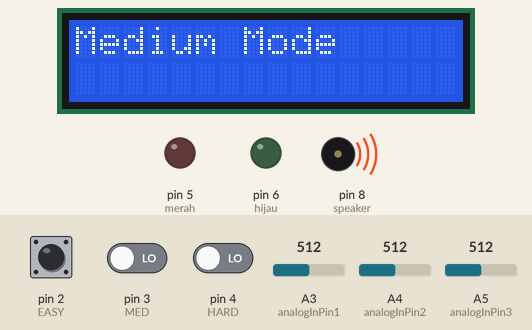
A sketch run on a simulated Arduino Uno, built with avr-gcc and run on an emulated ATmega328P. On the bench: 16×2 character LCD, output pins drawn as LEDs (lit = HIGH), buzzer (waves = sounding). The inputs (shaded band) are chosen by the test bench; at power-on: A3 (analogInPin1) = 512, pin 3 (MED) LOW, pin 2 (EASY) HIGH, pin 4 (HARD) LOW, A4 (analogInPin2) = 512, A5 (analogInPin3) = 512. Random numbers use the default seed unless the sketch sets one; pins used as bus, display or sensor lines are not drawn; what the sketch prints to the serial monitor is not drawn.

Above: at 5.7 s.
5.8 s: A3 (analogInPin1) set to 306
At 8.23 s:
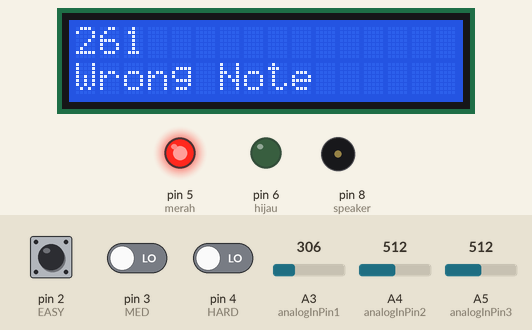
At 9.48 s:
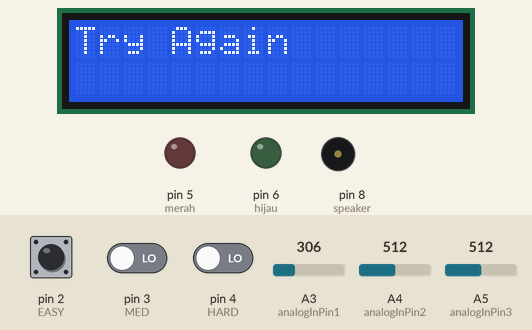
9.8 s: pin 3 (MED) driven HIGH
At 15.7 s:
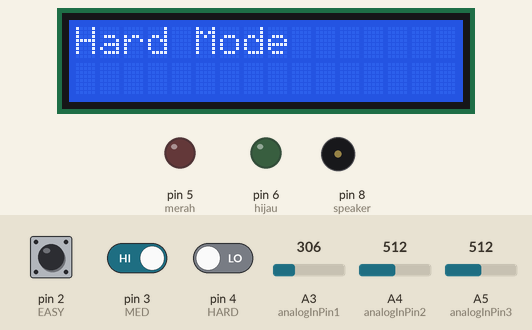
Timing chart, 0 to 29.8 s (numbered marks = the images above; inputs shaded):
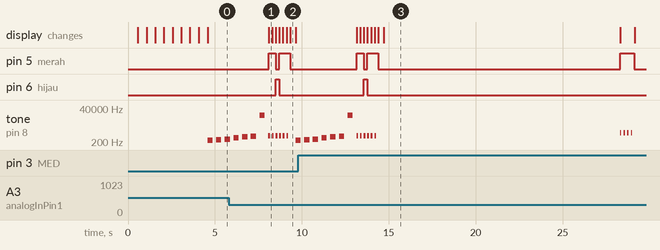

Measured:
- after the input at 5.8 s, pin 6 (hijau): LOW → HIGH after 2.7 s, → LOW 0.20 s later
- by itself, tone on pin 8 (speaker): plays 294 Hz for 0.30 s, 312 Hz for 0.30 s, 392 Hz for 0.30 s, 440 Hz for 0.30 s, 493 Hz for 0.30 s, 13377 Hz for 0.30 s … (16 notes in this stretch)

The sketch:

piano_2_octave_final_1.ino
```cpp
#define analogInPin1 A3
#define analogInPin2 A4
#define analogInPin3 A5
#define speaker 8
#define EASY 2
#define MED 3
#define HARD 4
#define merah 5
#define hijau 6
#include <LiquidCrystal.h>

// initialize the library with the numbers of the interface pins
LiquidCrystal lcd(12, 11, 10, 9, 13, 7);
int sensorValue1 = 0;
int sensorValue2 = 0;
int sensorValue3 = 0;
int easyques[4]={};
int easyanswer[4]={};
int medques[6]={};
int medanswer1[4]={};
int medanswer2[4]={};
int hardques[4]={};
int hardanswer1[4]={};
int hardanswer2[4]={};
int hardanswer3[4]={};
int i,j,k;
bool fault = false;

int length = 28; // the number of notes

char notes[] = "GGAGcB GGAGdc GGxecBA yyecdc";
char prNotes[]="GGA4GCB4 GGA4GD4c";
char bottomnotes[]="GEC#4B4A4 FFECD4C";
char wrong[]="Wrong Note";
char success[]="Congratulations!";
char loadingmessage[]="Loading";
char complete[]="Please Complete Tune";
char selectmode[]= "Select Mode";

int easy[]={261,294,312,349};
char easyNotes[]= "C D4 D#4 F";
int beats[] = { 2, 2, 8, 8, 8, 16, 1, 2, 2, 8, 8,8, 16, 1, 2,2,8,8,8,8,16, 1,2,2,8,8,8,16 };

int tempo = 200;

char frequency_noteS[] = {'C4', 'C#4', 'D4', 'D#4', 'E4', 'F4', 'F#4', 'G4',
                   'G#4', 'A4', 'A#4', 'B4', 'C5', 'C#5', 'D5', 'D#5',
                   'E5', 'F5', 'F#5', 'G5', 'G#5', 'A5', 'A#5', 'B5', 'C6'};

int frequency[] = {261, 278, 294, 312, 330, 349, 371, 392,
                   416, 440, 467, 493, 523, 554, 587, 622,
                   660, 698, 739, 783, 830, 880, 932, 987, 1046};

char names[] = {'C', 'D', 'E', 'F', 'G', 'A', 'B',

                 'c', 'd', 'e', 'f', 'g', 'a', 'b',

                 'x', 'y' };

char medNotes[]= "C D4 D#4 G";
char medBottomNotes[]= "A4 B4";
int med[]={261, 294 ,312, 392 , 440, 493};

int tones[] = { 1915, 1700, 1519, 1432, 1275, 1136, 1014,

                 956,  834,  765,  593,  468,  346,  224,

                 655 , 715 };

int upperLimit[] = {50, 150, 300, 450, 650,
                    800, 900, 960, 1000};

int lowerLimit[] = {0, 51, 151, 301, 451,
                    651, 801, 901, 961};

void setup() {
    lcd.begin(16, 2);
  // Print a message to the LCD.
 lcd.print("Digital Piano");
  loading();
  lcd.clear();
  pinMode (EASY,INPUT);
  pinMode (MED,INPUT);
  pinMode (HARD,INPUT);
  pinMode (speaker, OUTPUT);
  pinMode (hijau, OUTPUT);
  pinMode (merah, OUTPUT);
    lcd.print(selectmode);

  lcd.setCursor(0, 1);

  lcd.print("Mode");

  Serial.begin(9600);
}

void loading () {
  lcd.setCursor(0, 1);
  lcd.print(loadingmessage);

  for (int i = 0; i < 9; i++) {
    delay(500);
    lcd.print(".");
  }
}

void loop() {

  if(digitalRead(EASY)== LOW){
  easyquestion();
  easyquestioncheck();
  }
  else if(digitalRead(MED)== LOW){
  medquestion();
  medquestioncheck();
  }
  else if(digitalRead(HARD)== LOW){
  hardquestion();
  hardquestioncheck();
  }
  else {
    readMelody();
  }


  Serial.println(frequency[i]);
}


void readMelody() {
  sensorValue1 = analogRead(analogInPin1);
  for(int i = 0; i<8; i++)
  {
    if (sensorValue1 < upperLimit[i]  && sensorValue1 >= lowerLimit[i]){
      tone(speaker,frequency[i],100);
    }
  }
  sensorValue2 = analogRead(analogInPin2);
  for(int i = 0; i<8; i++)
  {
    if (sensorValue2 < upperLimit[i]  && sensorValue2 >= lowerLimit[i]){
      tone(speaker,frequency[i+8],100);
    }
  }
  sensorValue3 = analogRead(analogInPin3);
  for(int i = 0; i<9; i++)
  {
    if (sensorValue3 < upperLimit[i]  && sensorValue3 >= lowerLimit[i]){
      tone(speaker,frequency[i+16],100);
    }
  }

}

void easyquestion(){
  	lcd.clear();
  	lcd.print("Easy Mode");


   for(int j =0;j<4;j++){
    digitalWrite(speaker,HIGH);
    int randomfrequency = frequency[random(7)];
    char randomnote = frequency_noteS[random(7)];
    easyques[j]=easy[j];
    tone(speaker,randomfrequency,300);


    digitalWrite(speaker,LOW);
    delay(500);

   }	lcd.clear();
    	lcd.print(easyNotes);


 }

void easyquestioncheck(){
  for(k =0;k<4;k++){
    sensorValue1=1023;
      while (sensorValue1==1023){
      sensorValue1 = analogRead(analogInPin1);
        for(i = 0; i<8; i++)
        {
          if (sensorValue1 < upperLimit[i]  && sensorValue1 >= lowerLimit[i]){
            tone(speaker,frequency[i],60);
            easyanswer[k]=frequency[i];
          }
        }
      }
    if(easyanswer[k] == easyques[k]){
    digitalWrite(hijau,HIGH);
    delay(200);
    digitalWrite(hijau,LOW);
    }
    if(easyanswer[k] != easyques[k]){
    fault = true;
    digitalWrite(merah,HIGH);
       lcd.clear();
    lcd.print(wrong);
    delay(200);

      lcd.clear();
      	lcd.print(easyNotes);

    digitalWrite(merah,LOW);
    }
  }

  if(fault)
  {
    lcd.clear();
    lcd.print("Try Again");
        delay(300);

     lcd.clear();
    lcd.print("Select MODE");

  }

  else{
    lcd.clear();
    lcd.print("CONGRATULATIONS");
        lcd.setCursor(0,1);
    lcd.print("Passed Easy Mode");
        delay(500);

     lcd.clear();
    lcd.print("Select MODE");
  }
  fault = false;
}

void medquestion(){
  lcd.clear();
  	lcd.print("Medium Mode");
  for(int j =0;j<7;j++){
      digitalWrite(speaker,HIGH);
      medques[j]=med[j];
      tone(speaker,medques[j],300);
      digitalWrite(speaker,LOW);
      delay(500);
      Serial.println(medques[j]);
   }

  lcd.clear();
        	lcd.print(medNotes);

    	lcd.setCursor(0,1);
    	lcd.print(medBottomNotes);


}

void medquestioncheck(){

  for(k =0;k<6;k++){
    sensorValue1=1023;
    sensorValue2=1023;
      while (sensorValue1==1023&&sensorValue2==1023){
        sensorValue1 = analogRead(analogInPin1);
        for(i = 0; i<8; i++)
        {
          if (sensorValue1 < upperLimit[i]  && sensorValue1 >= lowerLimit[i]){
            tone(speaker,frequency[i],100);
            medanswer1[k]=frequency[i];
          }
          sensorValue2 = analogRead(analogInPin2);
          for(int i = 0; i<8; i++)
          {
            if (sensorValue2 < upperLimit[i]  && sensorValue2 >= lowerLimit[i]){
              tone(speaker,frequency[i+8],100);
              medanswer2[k]=frequency[i+8];
            }
          }
        }
      }
    if(medanswer1[k] == medques[k]|| medanswer2[k] == medques[k]){
      digitalWrite(hijau,HIGH);
      delay(200);
      digitalWrite(hijau,LOW);
    }
    if(medanswer1[k] != medques[k]&& medanswer2[k] != medques[k]){
       lcd.clear();

      lcd.print(medques[k]);
      digitalWrite(merah,HIGH);
      	fault= true;
        lcd.setCursor(0, 1);

      	lcd.print(wrong);
      delay(200);
      lcd.clear();
      	lcd.print(medNotes);

    	lcd.setCursor(0,1);
    	lcd.print(medBottomNotes);
      digitalWrite(merah,LOW);
    }
  }

  if(fault)
  {
    lcd.clear();
    lcd.print("Try Again");
        delay(300);

     lcd.clear();
    lcd.print("Select MODE");

  }

  else{
    lcd.clear();
    lcd.print("CONGRATULATIONS");
    lcd.setCursor(0,1);
    lcd.print("Passed Medium Mode");
        delay(400);

     lcd.clear();
    lcd.print("Select MODE");
  }
}
void playTone(int tone, int duration) {

for (long i = 0; i < duration * 1000L; i += tone * 2) {

    digitalWrite(speaker,HIGH);

   delayMicroseconds(tone);

    digitalWrite(speaker,LOW);

   delayMicroseconds(tone);

}

}
void playNote(char note, int duration) {

char names[] = {'C', 'D', 'E', 'F', 'G', 'A', 'B',

                 'c', 'd', 'e', 'f', 'g', 'a', 'b',

                 'x', 'y' };

int tones[] = { 1915, 1700, 1519, 1432, 1275, 1136, 1014,

                 956,  834,  765,  593,  468,  346,  224,

                 655 , 715 };

int SPEE = 5;

// play the tone corresponding to the note name

for (int i = 0; i < 17; i++) {

   if (names[i] == note) {
    int newduration = duration/SPEE;
     playTone(tones[i], newduration);

   }

}

}
void hardquestion(){
   lcd.clear();
  	lcd.print("Hard Mode");

for (int i = 0; i < 28; i++) {

   if (notes[i] == ' ') {

     delay(beats[i] * tempo); // rest

   } else {

     playNote(notes[i], beats[i] * tempo);

   }

   // pause between notes

   delay(tempo);


}
    lcd.clear();
   lcd.print(prNotes);
  	lcd.setCursor(0,1);
     lcd.print(bottomnotes);

}
void hardquestioncheck(){
  for(k =0;k<4;k++){
    sensorValue1=1023;
    sensorValue2=1023;
    sensorValue3=1023;
      while (sensorValue1==1023&&sensorValue2==1023&&sensorValue3==1023){
        sensorValue1 = analogRead(analogInPin1);
        for(i = 0; i<8; i++)
        {
          if (sensorValue1 < upperLimit[i]  && sensorValue1 >= lowerLimit[i]){
            tone(speaker,frequency[i],60);
            hardanswer1[k]=frequency[i];
          }
          sensorValue2 = analogRead(analogInPin2);
          for(int i = 0; i<8; i++)
          {
            if (sensorValue2 < upperLimit[i]  && sensorValue2 >= lowerLimit[i]){
              tone(speaker,frequency[i+8],60);
              hardanswer2[k]=frequency[i+8];
            }
          }
          sensorValue3 = analogRead(analogInPin3);
          for(int i = 0; i<9; i++)
          {
            if (sensorValue3 < upperLimit[i]  && sensorValue3 >= lowerLimit[i]){
              tone(speaker,frequency[i+16],60);
              hardanswer3[k]=frequency[i+16];
            }
          }
        }
      }
    if(hardanswer1[k] == hardques[k]|| hardanswer2[k] == hardques[k]|| hardanswer3[k] == hardques[k]){
      digitalWrite(hijau,HIGH);
      delay(200);
      digitalWrite(hijau,LOW);
    }
    if(hardanswer1[k] != hardques[k]&& hardanswer2[k] != hardques[k]&& hardanswer3[k] != hardques[k]){
      digitalWrite(merah,HIGH);
      delay(200);
      digitalWrite(merah,LOW);
    }
  }
}
```
